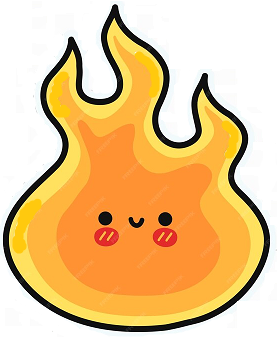
#> input picture ch7/mask_fire.png, 277 x 337 px
$ python 7-1haar_face_play.py
#> lines starting #> are read from the running program, lines starting #| are printed output that depends on the picture; after the words box and inside, x2 and y2 are one past the last pixel; in counts of white or black regions, pixels touching at a corner belong together
import cv2
import sys

face_cascade = cv2.CascadeClassifier('haarcascade_frontalface_default.xml') # Face 분류기 로드

#cap=cv2.VideoCapture(0,cv2.CAP_DSHOW)
cap=cv2.VideoCapture('face2.mp4')
if not cap.isOpened():
    sys.exit('카메라 연결 실패')

face_mask=cv2.imread('mask_fire.png')
#> face_mask is the input picture: shape (337, 277, 3); mean B, G, R 140.8, 195.8, 233.4
h_mask, w_mask = face_mask.shape[:2]
#> h_mask = 337; w_mask = 277

while True:
    ret,img=cap.read()
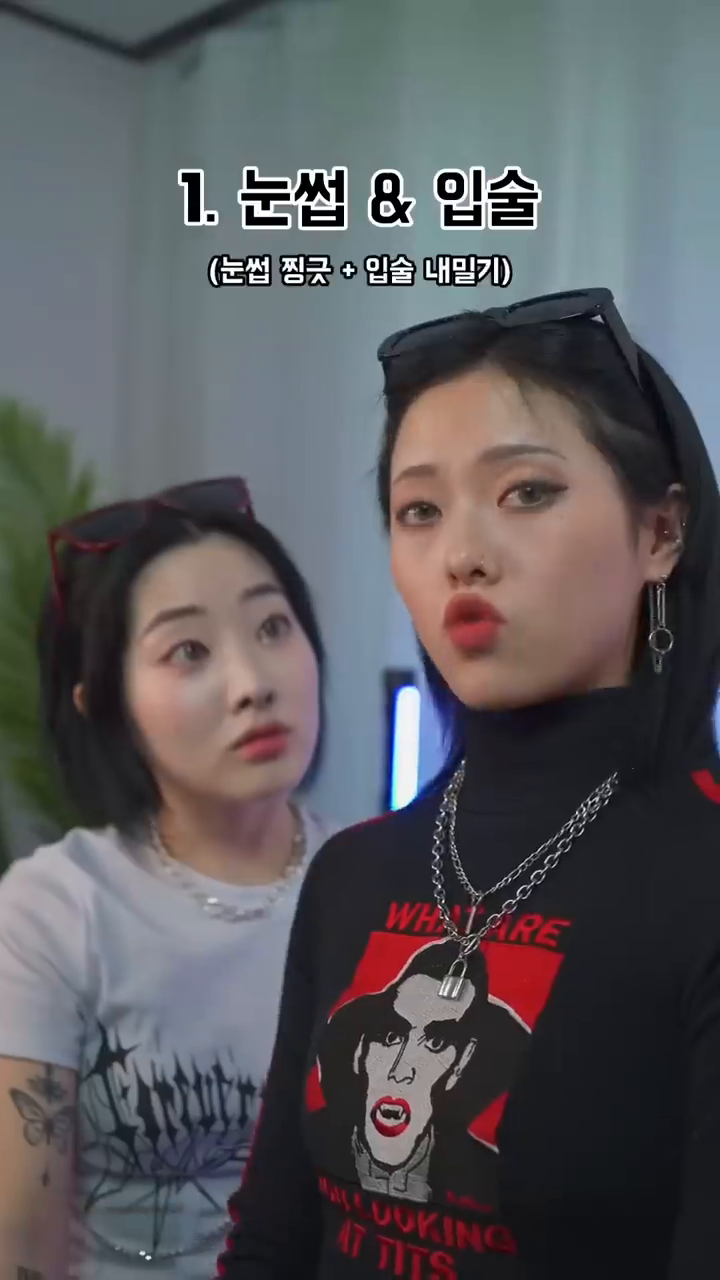
#> input picture frame 103 of ch3-1/face2.mp4, 720 x 1280 px
#> img is the input picture: shape (1280, 720, 3); mean B, G, R 92.2, 88.9, 90.1
    if not ret:
        sys.exit('프레임 획득에 실패하여 루프를 나갑니다.')

    gray = cv2.cvtColor(img, cv2.COLOR_BGR2GRAY)  # 그레이 이미지로 변환
    faces = face_cascade.detectMultiScale(gray, 1.3, 5) # 얼굴 검출
#> faces = [[347, 983, 135, 135], [320, 379, 313, 313], [96, 539, 263, 263]]
    # face_cascade.detectMultiScale(이미지 변수, 스케일 요소, 얼굴 신뢰도)
    # 신뢰도 : 얼굴에 최소한 5개의 후보 경계 박스가 있어야 해당 얼굴을 검출

    ksize = 15  # 모자익 3-19 참조
    for (x, y, w, h) in faces:  # 검출된 모든 얼굴에 대해
        if h > 0 and w > 0:
            # cv2.rectangle(frame, (x, y), (x + w, y + h), (255, 0, 0), 2)    # 사각형으로 표시

            roi = img[y:y + h, x:x + w]  # 검출된 얼굴에 대한 사각형 영역을 관심 영역(ROI)로 설정

            face_mask_small = cv2.resize(face_mask, (w, h),
                                         interpolation=cv2.INTER_AREA)  # 가면 이미지의 크기를 검출된 얼굴의 크기와 같도록 resize

            gray_mask = cv2.cvtColor(face_mask_small, cv2.COLOR_BGR2GRAY)  # ① 가면 마스크에서 검지 않은 부분만 통과(검은색 부분은 투명)
            ret, mask = cv2.threshold(gray_mask, 220, 255, cv2.THRESH_BINARY_INV)
            masked_face = cv2.bitwise_and(face_mask_small, face_mask_small, mask=mask)

            mask_inv = cv2.bitwise_not(mask)  # ② 검출된 얼굴에서 가면 마스크의 검은 부분만 통과(검지 않은 부분은 투명)
            masked_img = cv2.bitwise_and(roi, roi, mask=mask_inv)

            img[y:y + h, x:x + w] = cv2.add(masked_face, masked_img)  # 흰색 마스크와 마스크된 얼굴 합성 (① + ②)
#> this loop made 3 passes
#> pass 1, `ret, mask = cv2.threshold(gray_mask, 220, 255, cv2.THRESH_BINARY_INV)`:
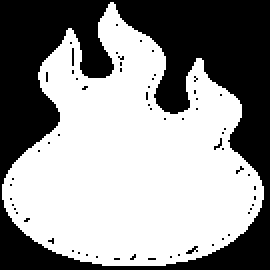
#> mask: shape (135, 135) (shown 2 times larger); 57.8% white; 62 black regions (61 under 20 px), largest, box (x1, y1, x2, y2) and area: (0, 0, 135, 135) 7568
#> after the loop:
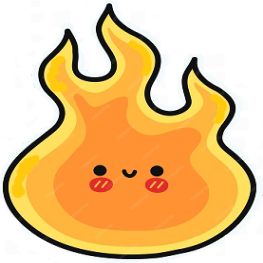
#> face_mask_small: shape (263, 263, 3); mean B, G, R 140.8, 195.8, 233.4
#> after the loop:
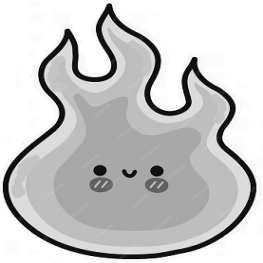
#> gray_mask: shape (263, 263); min 1, max 255, mean 200.8
#> after the loop:
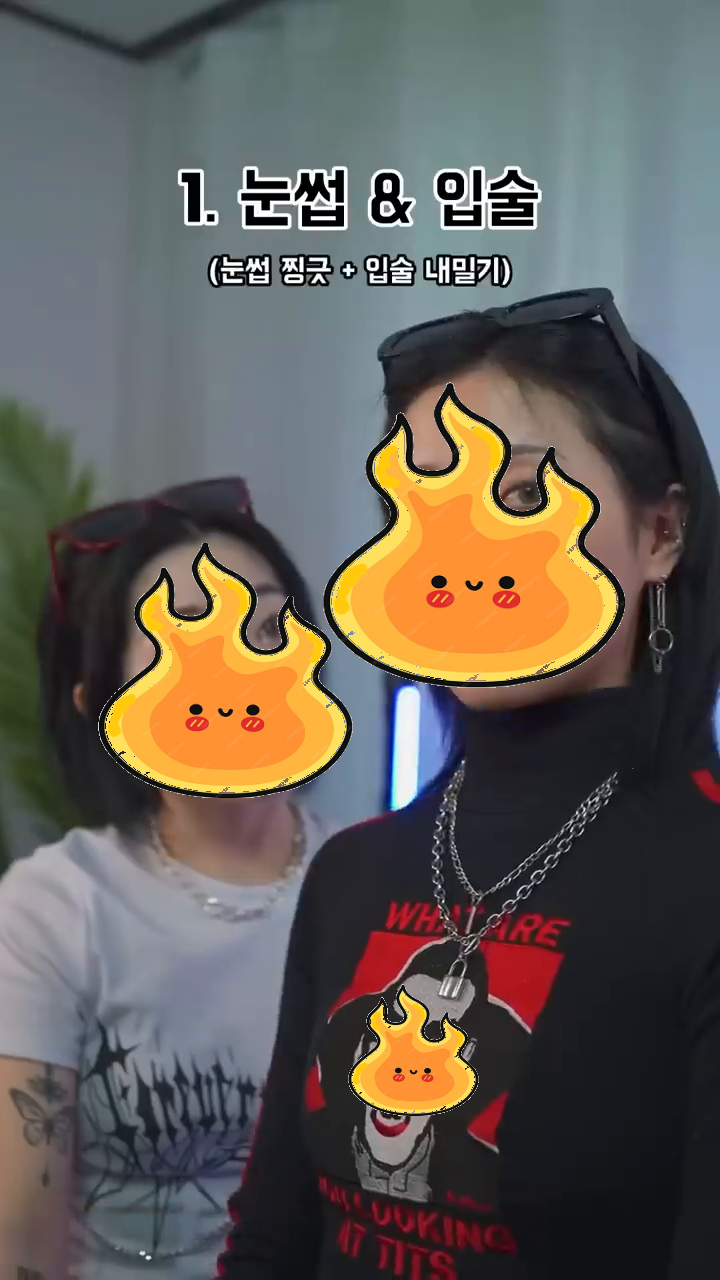
#> img: shape (1280, 720, 3); 11.46% of pixels changed, all inside (x1, y1, x2, y2) = (98, 382, 625, 1116)
#> after the loop: mask: shape (263, 263); 56.9% white; 152 black regions (143 under 20 px), largest, box (x1, y1, x2, y2) and area: (0, 0, 263, 263) 29019, (177, 239, 193, 249) 42, (207, 131, 224, 152) 41
#> after the loop:
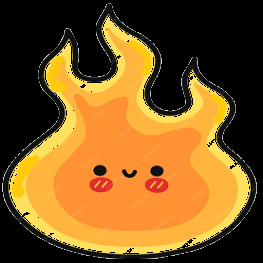
#> masked_face: shape (263, 263, 3); mean B, G, R 33, 86.7, 124.5
#> after the loop:
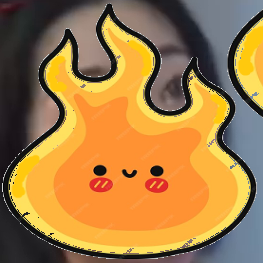
#> roi: shape (263, 263, 3); mean B, G, R 69.6, 125.2, 165.5

    cv2.imshow('Face detection with haarcascade',img)

    key = cv2.waitKey(1)
#> (key q is pressed here)
    if key == ord('q'):
        break

cap.release()		# 카메라와 연결을 끊음
cv2.destroyAllWindows()
